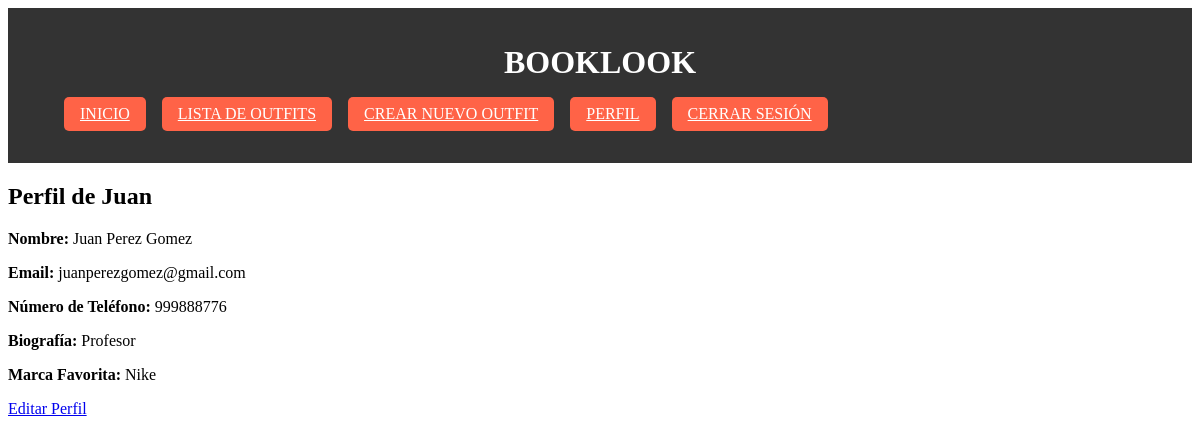
The page /perfil/ (signed in) on the database its author committed.
### armario/models.py (models this page shows, shortened)
class PerfilUsuario(models.Model):
    usuario = models.OneToOneField(User, on_delete=models.CASCADE, related_name='perfil')
    numero_telefono = models.CharField(max_length=15, blank=True, null=True, verbose_name="Número de Teléfono")
    biografia = models.TextField(blank=True, null=True, verbose_name="Biografía")
    marca_favorita = models.CharField(max_length=100, blank=True, null=True, verbose_name="Marca Favorita")

### armario/views.py (the view)
# urls.py: path('perfil/', views.perfil, name='perfil'),
@login_required
def perfil(request):
    perfil_usuario = PerfilUsuario.objects.get(usuario=request.user)
    return render(request, 'perfil.html', {'perfil_usuario': perfil_usuario})

### armario/templates/perfil.html
{% extends "base.html" %}
{% block content %}
  <div class="perfil-usuario">
    <h2>Perfil de {{ request.user.username }}</h2>
    <div class="perfil-info">
      <p><strong>Nombre:</strong> {{ request.user.first_name }} {{ request.user.last_name }}</p>
      <p><strong>Email:</strong> {{ request.user.email }}</p>
      <p><strong>Número de Teléfono:</strong> {{ perfil_usuario.numero_telefono }}</p>
      <p><strong>Biografía:</strong> {{ perfil_usuario.biografia }}</p>
      <p><strong>Marca Favorita:</strong> {{ perfil_usuario.marca_favorita }}</p>
    </div>
    <a href="{% url 'editar_perfil' %}" class="btn btn-primary">Editar Perfil</a>
  </div>
{% endblock %}

### rows shown on the page
PerfilUsuario: numero_telefono "999888776", biografia "Profesor", marca_favorita "Nike"

### other values the page prints
{{ request.user.username }} "Juan"
{{ request.user.first_name }} "Juan"
{{ request.user.last_name }} "Perez Gomez"
{{ request.user.email }} "juanperezgomez@gmail.com"
